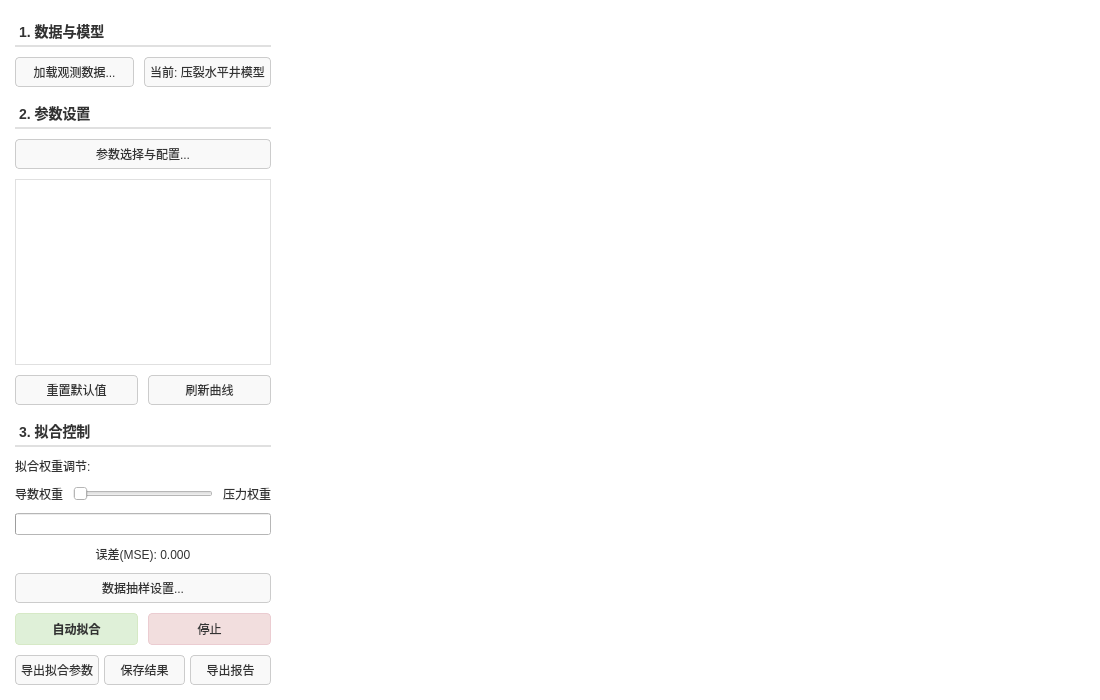
<?xml version="1.0" encoding="UTF-8"?>
<ui version="4.0">
 <class>FittingWidget</class>
 <widget class="QWidget" name="FittingWidget">
  <property name="geometry">
   <rect>
    <x>0</x>
    <y>0</y>
    <width>1100</width>
    <height>700</height>
   </rect>
  </property>
  <property name="windowTitle">
   <string>试井解释拟合</string>
  </property>
  <property name="styleSheet">
   <string notr="true">/* 全局背景纯白 */
QWidget {
        background-color: #ffffff;
        color: #333333;
        font-family: &quot;Microsoft YaHei&quot;;
}

/* 分裂器手柄：设为透明，完全消除分割线 */
QSplitter::handle {
        background-color: transparent;
}

/* 左侧面板：移除右边框，消除竖线 */
QWidget#leftPanelWidget {
    background-color: #ffffff;
    border: none;
}

/* 按钮通用样式 */
QPushButton {
        border: 1px solid #cccccc;
        border-radius: 4px;
        padding: 5px;
        background-color: #f9f9f9;
}
QPushButton:hover {
        background-color: #f0f0f0;
        border-color: #0078d7;
}
QPushButton:pressed {
        background-color: #e0e0e0;
}

/* 标题栏样式 */
QLabel#label_Section1, QLabel#label_Section2, QLabel#label_Section3 {
    font-weight: bold;
    font-size: 14px;
    color: #333;
    border-bottom: 2px solid #e0e0e0;
    padding-bottom: 3px;
    margin-top: 5px;
}
</string>
  </property>
  <layout class="QVBoxLayout" name="verticalLayout_Main">
   <property name="spacing">
    <number>0</number>
   </property>
   <property name="leftMargin">
    <number>0</number>
   </property>
   <property name="topMargin">
    <number>0</number>
   </property>
   <property name="rightMargin">
    <number>0</number>
   </property>
   <property name="bottomMargin">
    <number>0</number>
   </property>
   <item>
    <widget class="QSplitter" name="splitter">
     <property name="orientation">
      <enum>Qt::Horizontal</enum>
     </property>
     <property name="handleWidth">
      <number>1</number>
     </property>
     <widget class="QWidget" name="leftPanelWidget" native="true">
      <property name="minimumSize">
       <size>
        <width>250</width>
        <height>0</height>
       </size>
      </property>
      <layout class="QVBoxLayout" name="verticalLayout_Left">
       <property name="spacing">
        <number>10</number>
       </property>
       <property name="leftMargin">
        <number>15</number>
       </property>
       <property name="topMargin">
        <number>15</number>
       </property>
       <property name="rightMargin">
        <number>15</number>
       </property>
       <property name="bottomMargin">
        <number>15</number>
       </property>
       <item>
        <widget class="QLabel" name="label_Section1">
         <property name="text">
          <string>1. 数据与模型</string>
         </property>
        </widget>
       </item>
       <item>
        <layout class="QHBoxLayout" name="horizontalLayout_DataModel">
         <item>
          <widget class="QPushButton" name="btnLoadData">
           <property name="minimumHeight">
            <number>32</number>
           </property>
           <property name="text">
            <string>加载观测数据...</string>
           </property>
          </widget>
         </item>
         <item>
          <widget class="QPushButton" name="btn_modelSelect">
           <property name="minimumHeight">
            <number>32</number>
           </property>
           <property name="text">
            <string>当前: 压裂水平井模型</string>
           </property>
          </widget>
         </item>
        </layout>
       </item>
       <item>
        <widget class="QLabel" name="label_Section2">
         <property name="text">
          <string>2. 参数设置</string>
         </property>
        </widget>
       </item>
       <item>
        <widget class="QPushButton" name="btnSelectParams">
         <property name="text">
          <string>参数选择与配置...</string>
         </property>
        </widget>
       </item>
       <item>
        <widget class="QTableWidget" name="tableParams">
         <property name="sizePolicy">
          <sizepolicy hsizetype="Expanding" vsizetype="Expanding">
           <horstretch>0</horstretch>
           <verstretch>0</verstretch>
          </sizepolicy>
         </property>
         <property name="styleSheet">
          <string notr="true">border: 1px solid #e0e0e0;
background-color: white;</string>
         </property>
         <property name="alternatingRowColors">
          <bool>true</bool>
         </property>
         <attribute name="verticalHeaderVisible">
          <bool>false</bool>
         </attribute>
        </widget>
       </item>
       <item>
        <layout class="QHBoxLayout" name="horizontalLayout_ParamTools">
         <item>
          <widget class="QPushButton" name="btnResetParams">
           <property name="text">
            <string>重置默认值</string>
           </property>
          </widget>
         </item>
         <item>
          <widget class="QPushButton" name="btnImportModel">
           <property name="text">
            <string>刷新曲线</string>
           </property>
          </widget>
         </item>
        </layout>
       </item>
       <item>
        <widget class="QLabel" name="label_Section3">
         <property name="text">
          <string>3. 拟合控制</string>
         </property>
        </widget>
       </item>
       <item>
        <widget class="QLabel" name="label_WeightTitle">
         <property name="text">
          <string>拟合权重调节:</string>
         </property>
        </widget>
       </item>
       <item>
        <layout class="QHBoxLayout" name="horizontalLayout_Weight">
         <item>
          <widget class="QLabel" name="label_ValDerivative">
           <property name="text">
            <string>导数权重</string>
           </property>
          </widget>
         </item>
         <item>
          <widget class="QSlider" name="sliderWeight">
           <property name="orientation">
            <enum>Qt::Horizontal</enum>
           </property>
          </widget>
         </item>
         <item>
          <widget class="QLabel" name="label_ValPressure">
           <property name="text">
            <string>压力权重</string>
           </property>
          </widget>
         </item>
        </layout>
       </item>
       <item>
        <widget class="QProgressBar" name="progressBar">
         <property name="value">
          <number>0</number>
         </property>
         <property name="textVisible">
          <bool>false</bool>
         </property>
        </widget>
       </item>
       <item>
        <widget class="QLabel" name="label_Error">
         <property name="text">
          <string>误差(MSE): 0.000</string>
         </property>
         <property name="alignment">
          <set>Qt::AlignCenter</set>
         </property>
        </widget>
       </item>
       <item>
        <widget class="QPushButton" name="btnSamplingSettings">
         <property name="text">
          <string>数据抽样设置...</string>
         </property>
        </widget>
       </item>
       <item>
        <layout class="QHBoxLayout" name="horizontalLayout_Actions">
         <item>
          <widget class="QPushButton" name="btnRunFit">
           <property name="styleSheet">
            <string notr="true">background-color: #dff0d8;
border: 1px solid #d6e9c6; padding: 6px; font-weight: bold;</string>
           </property>
           <property name="text">
            <string>自动拟合</string>
           </property>
          </widget>
         </item>
         <item>
          <widget class="QPushButton" name="btnStop">
           <property name="styleSheet">
            <string notr="true">background-color: #f2dede;
border: 1px solid #ebccd1; padding: 6px;</string>
           </property>
           <property name="text">
            <string>停止</string>
           </property>
          </widget>
         </item>
        </layout>
       </item>
       <item>
        <layout class="QHBoxLayout" name="horizontalLayout_Exports">
         <property name="spacing">
          <number>5</number>
         </property>
         <item>
          <widget class="QPushButton" name="btnExportData">
           <property name="text">
            <string>导出拟合参数</string>
           </property>
          </widget>
         </item>
         <item>
          <widget class="QPushButton" name="btnSaveFit">
           <property name="text">
            <string>保存结果</string>
           </property>
          </widget>
         </item>
         <item>
          <widget class="QPushButton" name="btnExportReport">
           <property name="text">
            <string>导出报告</string>
           </property>
          </widget>
         </item>
        </layout>
       </item>
      </layout>
     </widget>
     <widget class="QWidget" name="plotContainer" native="true">
      <property name="sizePolicy">
       <sizepolicy hsizetype="Expanding" vsizetype="Expanding">
        <horstretch>1</horstretch>
        <verstretch>0</verstretch>
       </sizepolicy>
      </property>
      <layout class="QVBoxLayout" name="verticalLayout_Plot">
       <property name="spacing">
        <number>0</number>
       </property>
       <property name="leftMargin">
        <number>0</number>
       </property>
       <property name="topMargin">
        <number>0</number>
       </property>
       <property name="rightMargin">
        <number>0</number>
       </property>
       <property name="bottomMargin">
        <number>0</number>
       </property>
      </layout>
     </widget>
    </widget>
   </item>
  </layout>
 </widget>
 <resources/>
 <connections/>
</ui>
